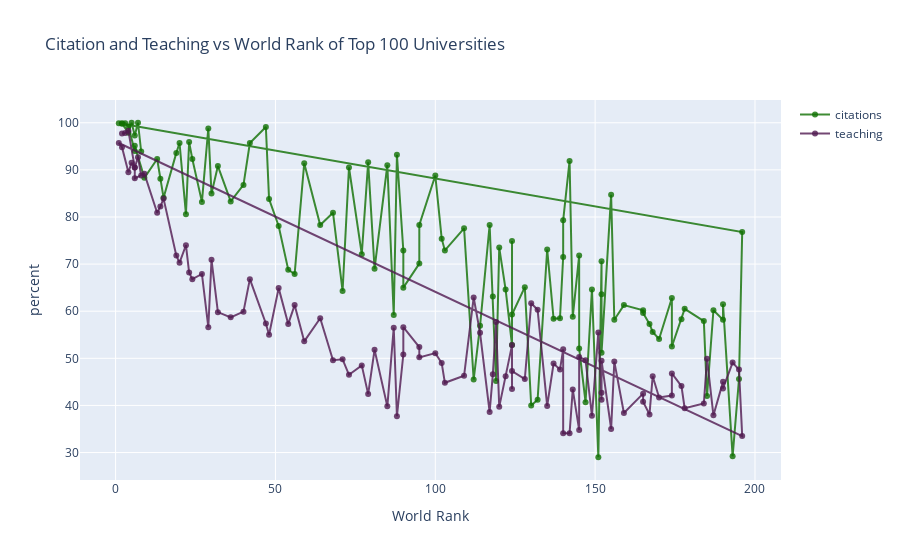

Notebook code for this chart:
### Code cell
# prepare data frame
df = df_final.iloc[:100,:]

import plotly.graph_objs as go

#Trace1
trace1 = go.Scatter(
                    x = df.world_rank,
                    y = df.citations,
                    mode = "lines+markers",
                    name = "citations",
                    marker = dict(color = 'rgba(16, 112, 2, 0.8)'),
                    text= df.university_name)
#Trace2
trace2 = go.Scatter(
                    x = df.world_rank,
                    y = df.teaching,
                    mode = "lines+markers",
                    name = "teaching",
                    marker = dict(color = 'rgba(80, 26, 80, 0.8)'),
                    text= df.university_name)
data = [trace1, trace2]
layout = dict(title = 'Citation and Teaching vs World Rank of Top 100 Universities',
              xaxis= dict(title= 'World Rank',ticklen= 5,zeroline= False),
              yaxis= dict(title= 'percent',ticklen= 5,zeroline= False)
             )
fig = dict(data = data, layout = layout)
iplot(fig)

### Figure 1 — Plotly figure (JSON) as saved in the notebook; plotly's stock layout.template omitted (floating-point values rounded to 4 significant figures)
{"data": [{"marker": {"color": "rgba(16, 112, 2, 0.8)"}, "mode": "lines+markers", "name": "citations", "text": ["California Institute of Technology", "Massachusetts Institute of Technology", "Stanford University", "University of Cambridge", "University of Oxford", "Imperial College London", "Johns Hopkins University", "Cornell University", "University of Michigan", "University of Pennsylvania", "Carnegie Mellon University", "University College London", "University of Washington", "Duke University", "Georgia Institute of Technology", "University of California, Santa Barbara", "University of North Carolina at Chapel Hill", "University of California, San Diego", "University of Melbourne", "University of Edinburgh", "École Normale Supérieure", "Rice University", "École Polytechnique Fédérale de Lausanne", "Vanderbilt University", "University of California, Davis", "University of Massachusetts", "Boston University", "University of Pittsburgh", "University of Bristol", "University of Sydney", "University of Adelaide", "King’s College London", "University of Sussex", "The University of Queensland", "Durham University", "University of Manchester", "Royal Holloway, University of London", "University of Southampton", "University of Zurich", "University of Arizona", "University of Basel", "École Normale Supérieure de Lyon", "University of Helsinki", "University of St Andrews", "Pennsylvania State University", "Tokyo Institute of Technology", "Eindhoven University of Technology", "University of California, Riverside", "University of Geneva", "KU Leuven", "Queen Mary University of London", "Technical University of Denmark", "Ghent University", "Lancaster University", "Leiden University", "University of Glasgow", "Osaka University", "Tohoku University", "University of Bergen", "University of Sheffield", "VU University Amsterdam", "Pierre and Marie Curie University", "University of Dundee", "University of Barcelona", "Utrecht University", "University of Auckland", "University of Birmingham", "Uppsala University", "University of Aberdeen", "Delft University of Technology", "Birkbeck, University of London", "Newcastle University", "University of New South Wales", "Pompeu Fabra University", "Iowa State University", "University of Delaware", "University of Amsterdam", "University of Liverpool", "Aarhus University", "University of Leeds", "University of Groningen", "University of East Anglia", "University of Nottingham", "University of Copenhagen", "Monash University", "University of Exeter", "University of Twente", "University of Innsbruck", "Drexel University", "University of Cincinnati", "KTH Royal Institute of Technology", "University of Vienna", "Kent State University", "California Institute of Technology", "Stanford University", "University of Oxford", "Princeton University", "University of Cambridge", "Massachusetts Institute of Technology", "Imperial College London"], "type": "scatter", "x": [2, 3, 4, 6, 6, 9, 13, 14, 15, 19, 20, 22, 23, 24, 27, 29, 30, 32, 36, 40, 42, 47, 48, 51, 54, 56, 59, 64, 68, 71, 73, 77, 79, 81, 85, 87, 88, 90, 90, 95, 95, 100, 102, 103, 109, 112, 114, 117, 118, 119, 120, 122, 124, 124, 124, 128, 130, 132, 135, 137, 139, 140, 140, 142, 143, 145, 145, 147, 149, 151, 152, 152, 152, 155, 156, 159, 165, 165, 167, 168, 170, 174, 174, 177, 178, 184, 185, 187, 190, 190, 193, 195, 196, 1, 2, 4, 5, 6, 7, 8], "y": [99.9, 99.9, 99.2, 94, 95.1, 88.3, 92.3, 88.1, 84.1, 93.6, 95.7, 80.6, 95.9, 92.3, 83.2, 98.8, 85, 90.8, 83.3, 86.8, 95.7, 99.1, 83.8, 78.1, 68.8, 67.9, 91.4, 78.3, 80.9, 64.3, 90.5, 72.1, 91.6, 69, 91, 59.2, 93.2, 72.9, 65, 70.1, 78.3, 88.8, 75.4, 72.9, 77.6, 45.5, 56.9, 78.3, 63.1, 45.2, 73.5, 64.6, 52.8, 74.9, 59.3, 65.1, 40, 41.2, 73.1, 58.4, 58.5, 71.5, 79.3, 91.9, 58.8, 71.8, 52.1, 40.7, 64.6, 29, 70.6, 63.6, 51.2, 84.7, 58.2, 61.3, 60.2, 59.6, 57.3, 55.6, 54.1, 62.8, 52.5, 58.3, 60.5, 57.9, 42, 60.2, 58.2, 61.5, 29.2, 45.6, 76.8, 99.9, 99.8, 97.9, 100, 97.3, 100, 93.9]}, {"marker": {"color": "rgba(80, 26, 80, 0.8)"}, "mode": "lines+markers", "name": "teaching", "text": ["California Institute of Technology", "Massachusetts Institute of Technology", "Stanford University", "University of Cambridge", "University of Oxford", "Imperial College London", "Johns Hopkins University", "Cornell University", "University of Michigan", "University of Pennsylvania", "Carnegie Mellon University", "University College London", "University of Washington", "Duke University", "Georgia Institute of Technology", "University of California, Santa Barbara", "University of North Carolina at Chapel Hill", "University of California, San Diego", "University of Melbourne", "University of Edinburgh", "École Normale Supérieure", "Rice University", "École Polytechnique Fédérale de Lausanne", "Vanderbilt University", "University of California, Davis", "University of Massachusetts", "Boston University", "University of Pittsburgh", "University of Bristol", "University of Sydney", "University of Adelaide", "King’s College London", "University of Sussex", "The University of Queensland", "Durham University", "University of Manchester", "Royal Holloway, University of London", "University of Southampton", "University of Zurich", "University of Arizona", "University of Basel", "École Normale Supérieure de Lyon", "University of Helsinki", "University of St Andrews", "Pennsylvania State University", "Tokyo Institute of Technology", "Eindhoven University of Technology", "University of California, Riverside", "University of Geneva", "KU Leuven", "Queen Mary University of London", "Technical University of Denmark", "Ghent University", "Lancaster University", "Leiden University", "University of Glasgow", "Osaka University", "Tohoku University", "University of Bergen", "University of Sheffield", "VU University Amsterdam", "Pierre and Marie Curie University", "University of Dundee", "University of Barcelona", "Utrecht University", "University of Auckland", "University of Birmingham", "Uppsala University", "University of Aberdeen", "Delft University of Technology", "Birkbeck, University of London", "Newcastle University", "University of New South Wales", "Pompeu Fabra University", "Iowa State University", "University of Delaware", "University of Amsterdam", "University of Liverpool", "Aarhus University", "University of Leeds", "University of Groningen", "University of East Anglia", "University of Nottingham", "University of Copenhagen", "Monash University", "University of Exeter", "University of Twente", "University of Innsbruck", "Drexel University", "University of Cincinnati", "KTH Royal Institute of Technology", "University of Vienna", "Kent State University", "California Institute of Technology", "Stanford University", "University of Oxford", "Princeton University", "University of Cambridge", "Massachusetts Institute of Technology", "Imperial College London"], "type": "scatter", "x": [2, 3, 4, 6, 6, 9, 13, 14, 15, 19, 20, 22, 23, 24, 27, 29, 30, 32, 36, 40, 42, 47, 48, 51, 54, 56, 59, 64, 68, 71, 73, 77, 79, 81, 85, 87, 88, 90, 90, 95, 95, 100, 102, 103, 109, 112, 114, 117, 118, 119, 120, 122, 124, 124, 124, 128, 130, 132, 135, 137, 139, 140, 140, 142, 143, 145, 145, 147, 149, 151, 152, 152, 152, 155, 156, 159, 165, 165, 167, 168, 170, 174, 174, 177, 178, 184, 185, 187, 190, 190, 193, 195, 196, 1, 2, 4, 5, 6, 7, 8], "y": [97.7, 97.8, 98.3, 90.5, 88.2, 89.2, 80.9, 82.2, 83.9, 71.8, 70.3, 74, 68.2, 66.8, 67.9, 56.6, 70.9, 59.8, 58.7, 59.9, 66.8, 57.4, 55, 64.9, 57.3, 61.3, 53.6, 58.5, 49.6, 49.8, 46.5, 48.5, 42.4, 51.8, 39.8, 56.5, 37.7, 50.8, 56.6, 52.4, 50.2, 51.1, 49, 44.8, 46.3, 62.9, 55.4, 38.6, 46.6, 57.7, 39.7, 46.2, 52.8, 43.5, 47.3, 45.6, 61.7, 60.3, 39.9, 48.9, 47.6, 51.9, 34.1, 34.1, 43.4, 34.8, 50.3, 49.6, 37.8, 55.5, 41.2, 42.7, 49.5, 35, 49.3, 38.4, 42.5, 40.8, 38.1, 46.2, 41.7, 42.1, 46.8, 44.1, 39.4, 40.4, 49.9, 37.9, 45, 43.6, 49.1, 47.6, 33.5, 95.7, 94.8, 89.5, 91.5, 90.5, 92.7, 88.8]}], "layout": {"title": {"text": "Citation and Teaching vs World Rank of Top 100 Universities"}, "xaxis": {"ticklen": 5, "title": {"text": "World Rank"}, "zeroline": false}, "yaxis": {"ticklen": 5, "title": {"text": "percent"}, "zeroline": false}}}
